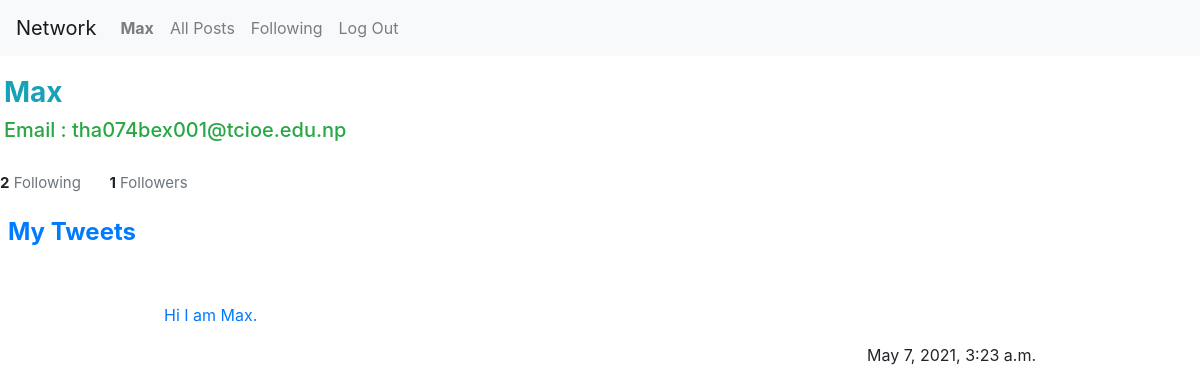
Page /user/Max (signed in) on the committed database.
### network/models.py (models this page shows, shortened)
class User(AbstractUser):
    pass

class Tweet(models.Model):
    user = models.ForeignKey("User", on_delete=models.CASCADE, related_name="tweets")
    body = models.TextField(blank=True)
    timestamp = models.DateTimeField(auto_now_add=True)
    love = models.ManyToManyField(User,related_name="love")

### network/views.py (the view, shortened to what this page needs)
# urls.py: path("user/<str:username>",views.profile,name="profile"),
@login_required
def profile(request,username):
    print(username)
    user_p=User.objects.get(username=username)
    curr_user_follows_this_profile = False
    if request.user.is_authenticated:
        curr_user_follows_this_profile = request.user.following.filter(user=user_p.id).exists()
    print(curr_user_follows_this_profile)
    tweets=user_p.tweets.order_by("-timestamp").all()
    if request.user==user_p:
        followFlag="No"
    else:
        followFlag="Yes"
    return render(request,"network/profile.html",
    {"puser":user_p,
    "tweets":tweets,
    "followFlag":followFlag,
    "following_profile": curr_user_follows_this_profile})

### network/templates/network/profile.html (shortened to what this page needs)
{% extends "network/layout.html" %}
{% load static %}
{% block body %}
<div class="mx-auto w-80 p-1 m-3">
<h3 class="text-info text-capitalize"><strong>{{puser.username}}</strong></h3>
  <h5 class="text-success"> Email : {{puser.email}}</h5>
</div>
<span style="margin-right: 1.5rem; font-size: 15px"><strong>{{ puser.following.count }}</strong> <span class="text-muted">Following</span></span>
    <span style="font-size: 15px"><strong>{{ puser.followers.count }}</strong> <span class="text-muted">Followers</span></span>
<div class="mx-auto w-80 p-2 mt-3">
  <h4 class="text-primary"><strong>My Tweets</strong> </h4>
  {% for tweet in tweets%}
  <br>
  <div class="mx-auto w-75 p-2 mt-0">
    <p><span class="float-left">
        <p class="text-primary">{{tweet.body}}</p>
      </span>
      <span class="float-right">{{tweet.timestamp}}</span></p>
  </div>
  {%endfor%}
</div>
{% endblock %}

### network/templates/network/layout.html (shortened to what this page needs)
{% load static %}
<!DOCTYPE html>
<html lang="en">
    <head>
        <link rel="stylesheet" href="https://stackpath.bootstrapcdn.com/bootstrap/4.4.1/css/bootstrap.min.css">
        <link href="{% static 'network/styles.css' %}" rel="stylesheet">
    </head>
    <body>
        <nav class="navbar navbar-expand-lg navbar-light bg-light">
            <a class="navbar-brand" href="#">Network</a>
            <div>
              <ul class="navbar-nav mr-auto">
                {% if user.is_authenticated %}
                    <li class="nav-item">
                        <a class="nav-link" href="{%url 'profile' user.username%}"><strong>{{ user.username }}</strong></a>
                    </li>
                {% endif %}
                <li class="nav-item">
                  <a class="nav-link" href="{% url 'index' %}">All Posts</a>
                </li>
                {% if user.is_authenticated %}
                    <li class="nav-item">
                        <a class="nav-link" href="{%url 'following' %}">Following</a>
                    </li>
                    <li class="nav-item">
                        <a class="nav-link" href="{% url 'logout' %}">Log Out</a>
                    </li>
                {% endif %}
              </ul>
            </div>
          </nav>
        <div class="body">
            {% block body %}
            {% endblock %}
        </div>
    </body>
</html>

### rows in the picture
User: username "Max", email "tha074bex001@tcioe.edu.np", following.count "2", followers.count "1"
Tweet: body "Hi I am Max.", timestamp "May 7, 2021, 3:23 a.m."
